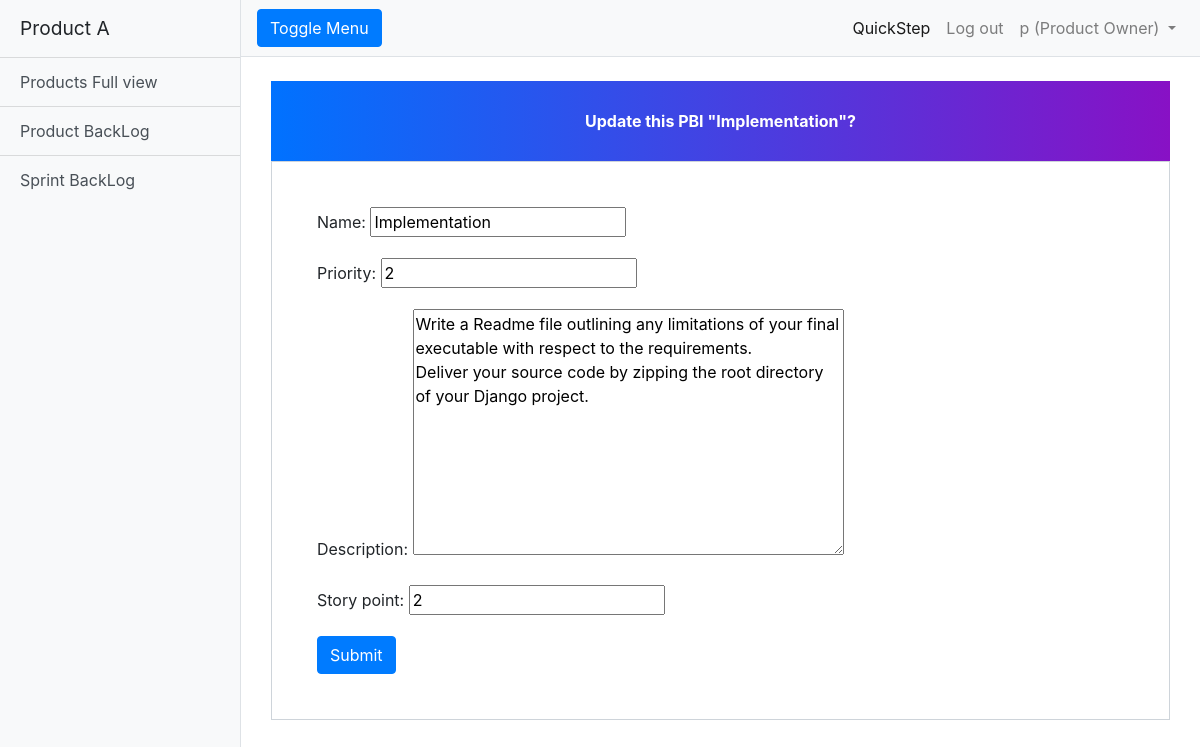
The page /updatePBI/38/ (signed in) on the database its author committed.
### products/models.py (models this page shows, shortened)
class User(AbstractUser):
    is_DEVELOPER = models.BooleanField(default=False)
    is_PRODUCT_OWNER = models.BooleanField(default=False)
    is_SCRUM_MASTER = models.BooleanField(default=False)
    is_project = models.BooleanField(default=False)

class PBI(models.Model):
    name = models.CharField(max_length=200)
    priority = models.PositiveIntegerField()
    description = models.TextField(max_length=1000, null=True)
    story_point = models.PositiveIntegerField()
    cumulative_story_point = models.PositiveIntegerField(default=0, editable=False)
    STATUS_CHOICES = [
        ('DONE', 'Done'),
        ('IN_PROCESSING', 'In process'),
        ('NOT_YET_START', 'Not yet start'),
        ('UNFINISHED', 'Unfinished')
    ]
    status = models.CharField(max_length=200,choices=STATUS_CHOICES,default='NOT_YET_START')
    in_sprint = models.BooleanField(default=False)
    total_effort_hours = models.PositiveIntegerField(default=0)

### products/views.py (the view)
# urls.py: url(r'updatePBI/(?P<pk>\d+)/$', login_required(views.EditPBIView.as_view()), name='editPBI'),
class EditPBIView(UpdateView):
	model = PBI
	fields = ['name','priority','description','story_point']
	template_name = 'edit_pbi.html'
	success_url = '/viewPBI/'
	context_object_name = 'edit'

### templates/edit_pbi.html (shortened to what this page needs)
<!DOCTYPE html>
<html lang="en">
<link href="//maxcdn.bootstrapcdn.com/bootstrap/4.1.1/css/bootstrap.min.css" rel="stylesheet" id="bootstrap-css">
  {% load static %}
<link href="{% static 'css/addproduct.css'%}" rel="stylesheet">
<head>
  <link href="{% static 'vendor/bootstrap/css/bootstrap.min.css' %}" rel="stylesheet">
  <link href="{% static 'css/simple-sidebar.css' %}" rel="stylesheet">
</head>
<body>
  <div class="d-flex" id="wrapper">
    <div class="bg-light border-right" id="sidebar-wrapper">
    {% include 'header.html' %}
    <div id="page-content-wrapper">
      {% include 'navbar.html' %}
      <div class="container-fluid">
        <div class="container register-form">
                    <div class="form">
                        <div class="note">
                            <p>Update this PBI "{{edit.name}}"?</p>
                        </div>
                        <form class="form-content" method="post">
                          {{form.as_p}}
                          <button class="btn btn-primary">Submit</button>
                        </form>
                    </div>
                </div>
      </div>
    </div>
    </div>
</body>
</html>

### templates/navbar.html (shortened to what this page needs)
      <nav class="navbar navbar-expand-lg navbar-light bg-light border-bottom">
        <button class="btn btn-primary" id="menu-toggle">Toggle Menu</button>
        <div class="collapse navbar-collapse" id="navbarSupportedContent">
          <ul class="navbar-nav ml-auto mt-2 mt-lg-0">
            <li class="nav-item active">
                <a class="nav-link" href="{% url 'products:veiwFullPBI'%}">QuickStep <span class="sr-only">(current)</span></a>
            </li>
            <li class="nav-item">
              <a class="nav-link" href="{% url 'products:logout' %}">Log out</a>
            </li>
            <li class="nav-item dropdown">
              <a class="nav-link dropdown-toggle" href="#" id="navbarDropdown" role="button" data-toggle="dropdown" aria-haspopup="true" aria-expanded="false">
                {{user.first_name}}
                {% if user.is_authenticated and user.is_PRODUCT_OWNER %}
                (Product Owner)
                {% endif %}
              </a>
            </li>
          </ul>
        </div>
      </nav>

### static/css/addproduct.css (style rules this page uses)
.note { text-align: center; height: 80px; background: -webkit-linear-gradient(left, #0072ff, #8811c5); color: #fff; font-weight: bold; line-height: 80px; }
.form-content { padding: 5%; border: 1px solid #ced4da; margin-bottom: 2%; }

### static/css/simple-sidebar.css (style rules this page uses)
body { overflow-x: hidden; }
#sidebar-wrapper { min-height: 100vh; margin-left: -15rem; -webkit-transition: margin .25s ease-out; -moz-transition: margin .25s ease-out; -o-transition: margin .25s ease-out; transition: margin .25s ease-out; }
#page-content-wrapper { min-width: 100vw; }
@media (min-width: 768px) { #sidebar-wrapper { margin-left: 0; } }
@media (min-width: 768px) { #page-content-wrapper { min-width: 0; width: 100%; } }

### rows shown on the page
User: first_name "p"
PBI: name "Implementation", priority "2", description "Write a Readme file outlining any limitations of your final executable with respect to the requirements. Deliver your source code by zipping the root directory of your Django project.", story_point "2"
